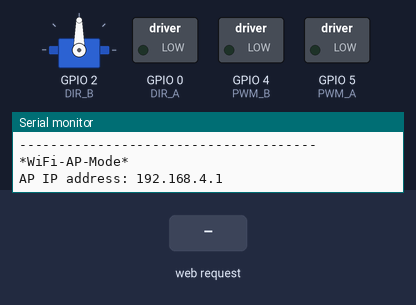
A sketch run on a simulated ESP8266 (NodeMCU). On the bench: servo, switched loads named in the sketch (green lamp = pin HIGH), the last lines printed to the serial monitor. The test bench sets the inputs (shaded band). WiFi joins after 1.5 s; servers stay silent unless stated; pins used as bus, display or sensor lines are not drawn.

Above: at 5.2 s.
5.3 s: HTTP request GET /?State=F received
At 6.5 s:
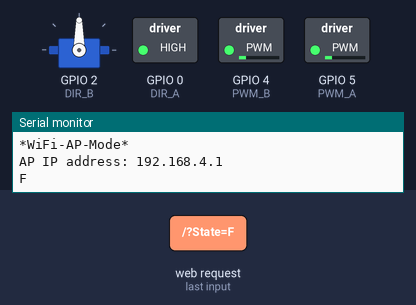
6.8 s: HTTP request GET /?State=B received
At 7.8 s:
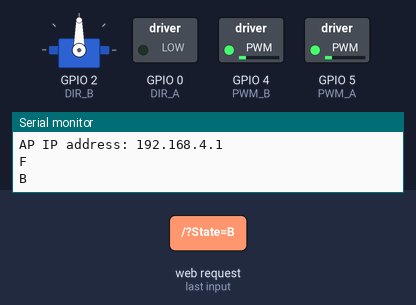
8.3 s: HTTP request GET /?State=L received
At 8.9 s:
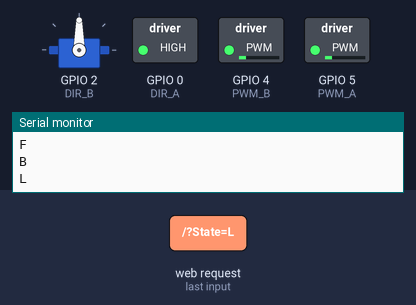
9.8 s: HTTP request GET /?State=1 received
At 10.6 s:
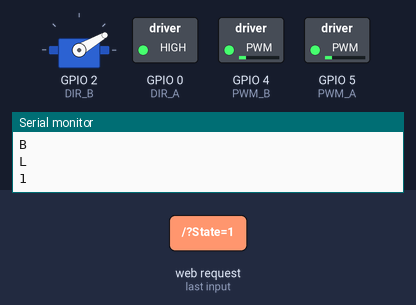
11.3 s: HTTP request GET /?State=R received
At 12.4 s:
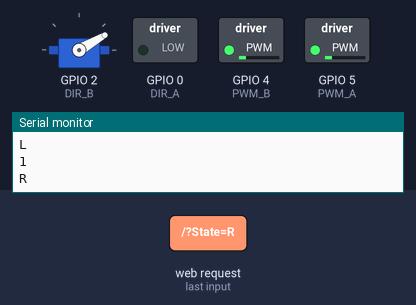
12.8 s: HTTP request GET /?State=F received
At 13.5 s:
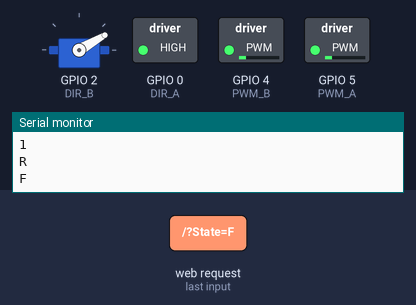
Timing chart, 0 to 15.3 s (numbered marks = the images above; inputs shaded):
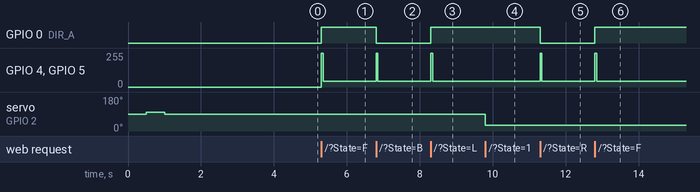

Measured:
- after the input at 5.3 s, GPIO 0 (DIR_A): LOW → HIGH at once; GPIO 4 (PWM_B), GPIO 5 (PWM_A): 0/255 → 44/255 at once
- after the input at 6.8 s, GPIO 0 (DIR_A): HIGH → LOW at once; GPIO 4 (PWM_B), GPIO 5 (PWM_A): 44/255 → 255/255 at once, → 44/255 0.05 s later
- after the input at 8.3 s, GPIO 0 (DIR_A): LOW → HIGH at once; GPIO 4 (PWM_B), GPIO 5 (PWM_A): 44/255 → 255/255 at once, → 44/255 0.05 s later
- after the input at 9.8 s, servo on GPIO 2 (DIR_B): 90° → 30° at once
- after the input at 11.3 s, GPIO 0 (DIR_A): HIGH → LOW at once; GPIO 4 (PWM_B), GPIO 5 (PWM_A): 44/255 → 255/255 at once, → 44/255 0.05 s later
- after the input at 12.8 s, GPIO 0 (DIR_A): LOW → HIGH at once; GPIO 4 (PWM_B), GPIO 5 (PWM_A): 44/255 → 255/255 at once, → 44/255 0.05 s later

The sketch:

wifi_car_blue_V2.ino
```cpp
/******************* WiFi Robot Remote Control Mode ********************/
#include <ESP8266WiFi.h>
#include <ESP8266WebServer.h>
// #include <ArduinoOTA.h>
#include <Servo.h>

Servo myservo;  // create servo object to control a servo

const char *ssid = "WIFI_CAR_4";
const char *password = "456456456";

bool high_speed_mode = false;
bool repeat_command=false;
// connections for drive Motors
int PWM_A = 5;
int PWM_B = 4;
int DIR_A = 0;
int DIR_B = 2;

// const int buzPin = D5;      // set digital pin D5 as buzzer pin (use active buzzer)
// const int ledPin = D8;      // set digital pin D8 as LED pin (use super bright LED)
// const int wifiLedPin = D0;  // set digital pin D0 as indication, the LED turn on if NodeMCU connected to WiFi as STA mode

String command;   // String to store app command state.
String prev_command;   // String to store app command state.

int SPEED = 180;  // 330 - 1023.
int speed_Coeff = 3;

ESP8266WebServer server(80);  // Create a webserver object that listens for HTTP request on port 80

unsigned long previousMillis = 0;

String sta_ssid = "";      // set Wifi networks you want to connect to
String sta_password = "";  // set password for Wifi networks
IPAddress ip(192, 168, 4, 1);
IPAddress netmask(255, 255, 255, 0);

void setup() {
  Serial.begin(115200);  // set up Serial library at 115200 bps
  Serial.println();
  Serial.println("*WiFi Robot Remote Control Mode*");
  Serial.println("--------------------------------------");

  myservo.attach(2,600,2000);  // attaches the servo on GIO2 to the servo object

  // pinMode(buzPin, OUTPUT);      // sets the buzzer pin as an Output
  // pinMode(ledPin, OUTPUT);      // sets the LED pin as an Output
  // pinMode(wifiLedPin, OUTPUT);  // sets the Wifi LED pin as an Output
  // digitalWrite(buzPin, LOW);
  // digitalWrite(ledPin, LOW);
  // digitalWrite(wifiLedPin, HIGH);

  // Set all the motor control pins to outputs
  pinMode(PWM_A, OUTPUT);
  pinMode(PWM_B, OUTPUT);
  pinMode(DIR_A, OUTPUT);
  pinMode(DIR_B, OUTPUT);

  // Turn off motors - Initial state
  digitalWrite(DIR_A, LOW);
  digitalWrite(DIR_B, LOW);
  analogWrite(PWM_A, 0);
  analogWrite(PWM_B, 0);


  myservo.write(90);
  delay(500);
  myservo.write(100);
  delay(500);
  myservo.write(90);
  // set NodeMCU Wifi hostname based on chip mac address
  // String chip_id = String(ESP.getChipId(), HEX);
  // int i = chip_id.length() - 4;
  // chip_id = chip_id.substring(i);
  // chip_id = "wificar-" + chip_id;
  // String hostname(chip_id);

  // Serial.println();
  // Serial.println("Hostname: " + hostname);

  // // first, set NodeMCU as STA mode to connect with a Wifi network
  // WiFi.mode(WIFI_STA);
  // WiFi.begin(sta_ssid.c_str(), sta_password.c_str());
  // Serial.println("");
  // Serial.print("Connecting to: ");
  // Serial.println(sta_ssid);
  // Serial.print("Password: ");
  // Serial.println(sta_password);

  // // try to connect with Wifi network about 10 seconds
  // unsigned long currentMillis = millis();
  // previousMillis = currentMillis;
  // while (WiFi.status() != WL_CONNECTED && currentMillis - previousMillis <= 10000) {
  //   delay(500);
  //   Serial.print(".");
  //   currentMillis = millis();
  // }

  // if failed to connect with Wifi network set NodeMCU as AP mode
  // if (WiFi.status() == WL_CONNECTED) {
  //   Serial.println("");
  //   Serial.println("*WiFi-STA-Mode*");
  //   Serial.print("IP: ");
  //   Serial.println(WiFi.localIP());
  //   // digitalWrite(wifiLedPin, LOW);    // Wifi LED on when connected to Wifi as STA mode
  //   delay(3000);
  // } else {
  WiFi.mode(WIFI_AP);
  // WiFi.softAP(hostname.c_str());
  WiFi.softAPConfig(ip, ip, netmask);

  WiFi.softAP(ssid, password);

  IPAddress myIP = WiFi.softAPIP();
  // Serial.println("");
  // Serial.println("WiFi failed connected to " + sta_ssid);
  // Serial.println("");
  Serial.println("*WiFi-AP-Mode*");
  Serial.print("AP IP address: ");
  Serial.println(myIP);
  delay(3000);


  server.on("/", HTTP_handleRoot);     // call the 'handleRoot' function when a client requests URI "/"
  server.onNotFound(HTTP_handleRoot);  // when a client requests an unknown URI (i.e. something other than "/"), call function "handleNotFound"
  server.begin();                      // actually start the server

  // ArduinoOTA.begin();                       // enable to receive update/uploade firmware via Wifi OTA
}


void loop() {
  // ArduinoOTA.handle();          // listen for update OTA request from clients
  server.handleClient();  // listen for HTTP requests from clients

  command = server.arg("State");  // check HTPP request, if has arguments "State" then saved the value
  if (prev_command==command) {repeat_command=true;} else {repeat_command=false;}
  prev_command=command;
  if (command == "F") Forward();  // check string then call a function or set a value
  else if (command == "B") Backward();
  else if (command == "R") TurnRight();
  else if (command == "L") TurnLeft();
  else if (command == "G") ForwardLeft();
  else if (command == "H") BackwardLeft();
  else if (command == "I") ForwardRight();
  else if (command == "J") BackwardRight();
  else if (command == "S") Stop();
  else if (command == "V") BeepHorn();
  else if (command == "W") TurnLightOn();
  else if (command == "w") TurnLightOff();
  else if (command == "0") myservo.write(10);
  else if (command == "1") myservo.write(30);
  else if (command == "2") myservo.write(50);
  else if (command == "3") myservo.write(70);
  else if (command == "4") myservo.write(90);
  else if (command == "5") myservo.write(110);
  else if (command == "6") myservo.write(130);
  else if (command == "7") myservo.write(150);
  else if (command == "8") myservo.write(170);
  else if (command == "9") myservo.write(170);
  else if (command == "q") myservo.write(170);
}

// function prototypes for HTTP handlers
void HTTP_handleRoot(void) {
  server.send(200, "text/html", "");  // Send HTTP status 200 (Ok) and send some text to the browser/client

  if (server.hasArg("State")) {
    Serial.println(server.arg("State"));
  }
}

void handleNotFound() {
  server.send(404, "text/plain", "404: Not found");  // Send HTTP status 404 (Not Found) when there's no handler for the URI in the request
}

void StartMotor() {
  analogWrite(PWM_A, 1023);
  analogWrite(PWM_B, 1023);
  delay(50);
}

// function to move forward
void Forward() {
  digitalWrite(DIR_A, HIGH);
  digitalWrite(DIR_B, LOW);
  if (!high_speed_mode && !repeat_command) { StartMotor(); }
  analogWrite(PWM_A, SPEED);
  analogWrite(PWM_B, SPEED);
}

// function to move backward
void Backward() {
  digitalWrite(DIR_A, LOW);
  digitalWrite(DIR_B, HIGH);
  if (!high_speed_mode && !repeat_command) { StartMotor(); }
  analogWrite(PWM_A, SPEED);
  analogWrite(PWM_B, SPEED);
}

// function to turn right
void TurnRight() {
  digitalWrite(DIR_A, LOW);
  digitalWrite(DIR_B, LOW);
  if (!high_speed_mode && !repeat_command) { StartMotor(); }
  analogWrite(PWM_A, SPEED);
  analogWrite(PWM_B, SPEED);
}

// function to turn left
void TurnLeft() {
  digitalWrite(DIR_A, HIGH);
  digitalWrite(DIR_B, HIGH);
  if (!high_speed_mode && !repeat_command) { StartMotor(); }

  analogWrite(PWM_A, SPEED);
  analogWrite(PWM_B, SPEED);
}

// function to move forward left
void ForwardLeft() {
  digitalWrite(DIR_A, HIGH);
  digitalWrite(DIR_B, LOW);
  if (!high_speed_mode && !repeat_command) { StartMotor(); }

  analogWrite(PWM_A, SPEED);
  analogWrite(PWM_B, SPEED / speed_Coeff);
}

// function to move backward left
void BackwardLeft() {
  digitalWrite(DIR_A, LOW);
  digitalWrite(DIR_B, HIGH);
  if (!high_speed_mode && !repeat_command) { StartMotor(); }

  analogWrite(PWM_A, SPEED);
  analogWrite(PWM_B, SPEED / speed_Coeff);
}

// function to move forward right
void ForwardRight() {
  digitalWrite(DIR_A, HIGH);
  digitalWrite(DIR_B, LOW);
  if (!high_speed_mode && !repeat_command) { StartMotor(); }

  analogWrite(PWM_A, SPEED / speed_Coeff);
  analogWrite(PWM_B, SPEED);
}

// function to move backward left
void BackwardRight() {
  digitalWrite(DIR_A, LOW);
  digitalWrite(DIR_B, HIGH);
  if (!high_speed_mode && !repeat_command) { StartMotor(); }

  analogWrite(PWM_A, SPEED / speed_Coeff);
  analogWrite(PWM_B, SPEED);
}

// function to stop motors
void Stop() {
  digitalWrite(DIR_A, LOW);
  digitalWrite(DIR_B, LOW);
  analogWrite(PWM_A, 0);
  analogWrite(PWM_B, 0);
}

// function to beep a buzzer
void BeepHorn() {
  Serial.println("horn");
}

// function to turn on LED
void TurnLightOn() {
  Serial.println("HS_on");
  high_speed_mode = true;
  SPEED = 1023;
}

// function to turn off LED
void TurnLightOff() {
  Serial.println("HS_off");
  high_speed_mode = false;
  SPEED = 130;
}
```
